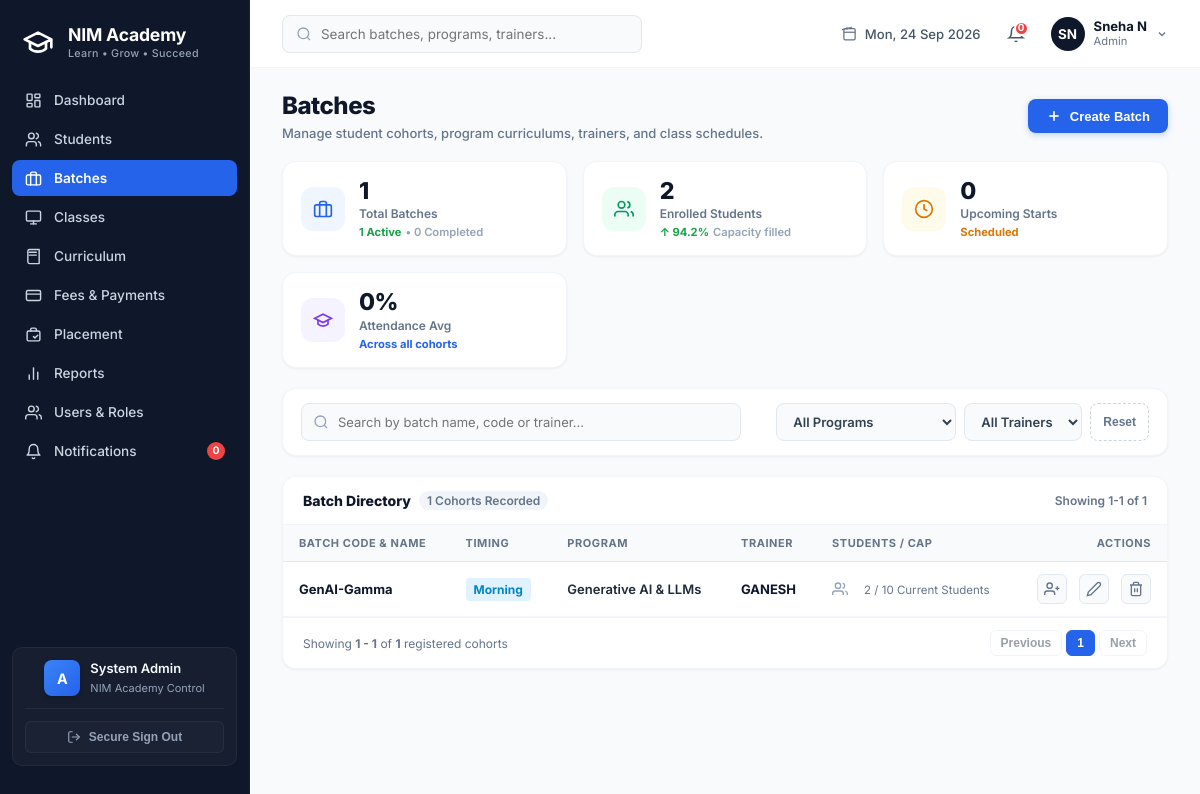
The app's page /batches/ with its own data.
### studentsapp/models.py (models this page shows, shortened)
class Batch(models.Model):
    name = models.CharField(max_length=50)
    course = models.CharField(max_length=100, default='Generative AI & LLMs')
    status = models.CharField(max_length=20, choices=[('Active', 'Active'), ('Upcoming', 'Upcoming'), ('Completed', 'Completed')], default='Active')
    start_date = models.DateField(default=timezone.now)
    trainer = models.ForeignKey('AppUser', on_delete=models.SET_NULL, null=True, blank=True, limit_choices_to={'role': 'Mentor'})
    capacity = models.IntegerField(default=10)
    timing = models.CharField(max_length=20, choices=[('Morning', 'Morning'), ('Afternoon', 'Afternoon'), ('Evening', 'Evening')], default='Morning')
    schedule_days = models.CharField(max_length=50, default='Mon-Fri')
    schedule_time = models.CharField(max_length=50, default='9:00 AM - 1:00 PM')
    start_time = models.TimeField(null=True, blank=True)
    end_time = models.TimeField(null=True, blank=True)
    @property
    def current_students_count(self):
        return self.students.filter(status='Active').count()

class AppUser(models.Model):
    name = models.CharField(max_length=100)
    role = models.CharField(max_length=50)
    email = models.EmailField()
    status = models.CharField(max_length=20, default='Active')
    term_credits = models.CharField(max_length=50, blank=True, null=True, default='Semester 1 / 4 Cr')
    topics_count = models.IntegerField(default=12)
    hands_on_labs = models.IntegerField(default=4)
    compute_env = models.CharField(max_length=100, blank=True, null=True, default='AWS Cloud9')
    username = models.CharField(max_length=50, blank=True, null=True)
    portal_password = models.CharField(max_length=50, blank=True, null=True)

### studentsapp/views.py (the view)
# urls.py: path('batches/', views.batches, name='batches'),
def batches(request):
    query = request.GET.get('q', '')
    status_filter = request.GET.get('status', '')
    course_filter = request.GET.get('course', '')
    trainer_filter = request.GET.get('trainer', '')
    batches_qs = Batch.objects.all().order_by('-start_date')
    if query:
        batches_qs = batches_qs.filter(Q(name__icontains=query) | Q(course__icontains=query) | Q(trainer__name__icontains=query))
    if status_filter:
        batches_qs = batches_qs.filter(status__iexact=status_filter)
    if course_filter:
        batches_qs = batches_qs.filter(course__iexact=course_filter)
    if trainer_filter:
        batches_qs = batches_qs.filter(trainer__id=trainer_filter)
    paginator = Paginator(batches_qs, 5)
    page_number = request.GET.get('page')
    page_obj = paginator.get_page(page_number)
    mentors = AppUser.objects.filter(role='Mentor')
    unassigned_students = Student.objects.filter(batch__isnull=True).exclude(status='Dropped')
    all_batches = Batch.objects.filter(status='Active')
    tot_att = Attendance.objects.count()
    pres_att = Attendance.objects.filter(status='Present').count()
    att_pct_str = f"{int((pres_att / tot_att) * 100)}%" if tot_att > 0 else "0%"
    context = {
        'all_batches': all_batches,
        'unassigned_students': unassigned_students,
        'active_page': 'batches',
        'batches': page_obj,
        'mentors': mentors,
        'kpi': {
            'total': Batch.objects.count(),
            'active': Batch.objects.filter(status='Active').count(),
            'completed': Batch.objects.filter(status='Completed').count(),
            'enrolled': Student.objects.filter(batch__isnull=False).count(),
            'upcoming': Batch.objects.filter(status='Upcoming').count(),
            'attendance': att_pct_str
        },
        'current_q': query,
        'current_status': status_filter,
        'current_course': course_filter,
        'current_trainer': trainer_filter
    }
    return render(request, 'batches.html', context)

### studentsapp/templates/batches.html (shortened to what this page needs)
{% load static %}
<!DOCTYPE html>
<html lang="en">
<head>
  <link rel="stylesheet" href="{% static 'css/sidebar.css' %}">
  <link rel="stylesheet" href="{% static 'css/dashboard.css' %}">
  <link rel="stylesheet" href="{% static 'css/admin.css' %}">
</head>
<body>
<div class="dashboard-wrapper">
  {% include 'sidebar.html' with active_page='batches' %}
  <main class="dashboard-main">
    <header class="main-header">
      <div class="header-search-wrap">
        <span class="search-icon-svg">
        </span>
        <input type="text" class="header-search-input" placeholder="Search batches, programs, trainers...">
      </div>
      <div class="header-right-meta">
        <div class="header-date-display">
          <svg viewBox="0 0 24 24" fill="none" stroke="currentColor" stroke-width="2"><rect width="18" height="18" x="3" y="4" rx="2"/><line x1="16" x1="16" y1="2" y2="6"/><line x1="8" x2="8" y1="2" y2="6"/><line x1="3" x2="21" y1="10" y2="10"/></svg>
          <span>Mon, 24 Sep 2026</span>
        </div>
        <a href="{% url 'notifications' %}" class="header-notif-btn" title="Notifications">
          <span class="header-notif-badge" id="headerNotifBadge">{{ unread_notifications_count|default:0 }}</span>
        </a>
        <div class="header-user-profile" title="Admin Account">
          <div class="user-avatar-circle" style="background-color: #0f172a; color: #ffffff; font-weight: 700;">SN</div>
          <div class="user-text-info">
            <span class="user-name-title">Sneha N</span>
            <span class="user-role-sub">Admin</span>
          </div>
          <span class="user-dropdown-arrow">
            <svg viewBox="0 0 24 24" fill="none" stroke="currentColor" stroke-width="2.5"><polyline points="6 9 12 15 18 9"/></svg>
          </span>
        </div>
      </div>
    </header>
    <div class="admin-workspace">
      <div class="page-title-row">
        <div class="title-text-group">
          <h1 class="main-page-title">Batches</h1>
          <p class="main-page-subtitle">Manage student cohorts, program curriculums, trainers, and class schedules.</p>
        </div>
        <div class="page-actions-group">
          <button class="btn-primary-add" onclick="openAddBatchModal();">
            <svg viewBox="0 0 24 24" fill="none" stroke="currentColor" stroke-width="2.5"><line x1="12" y1="5" x2="12" y2="19"/><line x1="5" y1="12" x2="19" y2="12"/></svg>
            <span>Create Batch</span>
          </button>
        </div>
      </div>
      <div class="kpi-cards-grid">
        <div class="kpi-stat-card">
          <div class="kpi-icon-box kpi-icon-blue">
            <svg viewBox="0 0 24 24" fill="none" stroke="currentColor" stroke-width="2"><rect width="20" height="14" x="2" y="7" rx="2" ry="2"/><path d="M16 21V5a2 2 0 0 0-2-2h-4a2 2 0 0 0-2 2v16"/></svg>
          </div>
          <div class="kpi-details-col">
            <span class="kpi-stat-number">{{ kpi.total }}</span>
            <span class="kpi-stat-label">Total Batches</span>
            <span class="kpi-trend-row"><span class="trend-green">{{ kpi.active }} Active</span> &bull; {{ kpi.completed }} Completed</span>
          </div>
        </div>
        <div class="kpi-stat-card">
          <div class="kpi-icon-box kpi-icon-green">
            <svg viewBox="0 0 24 24" fill="none" stroke="currentColor" stroke-width="2"><path d="M17 21v-2a4 4 0 0 0-4-4H5a4 4 0 0 0-4 4v2"/><circle cx="9" cy="7" r="4"/><path d="M23 21v-2a4 4 0 0 0-3-3.87"/><path d="M16 3.13a4 4 0 0 1 0 7.75"/></svg>
          </div>
          <div class="kpi-details-col">
            <span class="kpi-stat-number">{{ kpi.enrolled }}</span>
            <span class="kpi-stat-label">Enrolled Students</span>
            <span class="kpi-trend-row"><span class="trend-green">↑ 94.2%</span> Capacity filled</span>
          </div>
        </div>
        <div class="kpi-stat-card">
          <div class="kpi-icon-box kpi-icon-amber">
            <svg viewBox="0 0 24 24" fill="none" stroke="currentColor" stroke-width="2"><circle cx="12" cy="12" r="10"/><polyline points="12 6 12 12 16 14"/></svg>
          </div>
          <div class="kpi-details-col">
            <span class="kpi-stat-number">{{ kpi.upcoming }}</span>
            <span class="kpi-stat-label">Upcoming Starts</span>
            <span class="kpi-trend-row"><span class="trend-amber">Scheduled</span></span>
          </div>
        </div>
        <div class="kpi-stat-card">
          <div class="kpi-icon-box kpi-icon-purple">
            <svg viewBox="0 0 24 24" fill="none" stroke="currentColor" stroke-width="2"><path d="m22 10-10-5L2 10l10 5 10-5z"/><path d="M6 12v5c3 3 9 3 12 0v-5"/></svg>
          </div>
          <div class="kpi-details-col">
            <span class="kpi-stat-number">{{ kpi.attendance }}</span>
            <span class="kpi-stat-label">Attendance Avg</span>
            <span class="kpi-trend-row"><span class="trend-blue">Across all cohorts</span></span>
          </div>
        </div>
      </div>
      <div class="filter-controls-card">
        <div class="filter-controls-row">
          <div class="filter-search-box">
            <input type="text" class="filter-search-input" id="batchSearchInput" placeholder="Search by batch name, code or trainer..." value="{{ current_q }}">
          </div>
          <div class="filter-dropdowns-group">
            <select class="filter-select" id="batchCourseFilter">
              <option value="" {% if not current_course %}selected{% endif %}>All Programs</option>
            </select>
            <select class="filter-select" id="batchTrainerFilter">
              <option value="">All Trainers</option>
            </select>
            <button class="btn-filter-reset" onclick="window.location.href='/batches/';">Reset</button>
          </div>
        </div>
      </div>
      <div class="table-card">
        <div class="table-card-header">
          <div class="table-header-title">
            <span>Batch Directory</span>
            <span class="table-records-count">{{ batches.paginator.count|default:"0" }} Cohorts Recorded</span>
          </div>
          <div class="page-actions-group">
            <span style="font-size: 0.75rem; color: #64748b; font-weight: 600;">Showing {{ batches.start_index|default:"0" }}-{{ batches.end_index|default:"0" }} of {{ batches.paginator.count|default:"0" }}</span>
          </div>
        </div>
        <div class="table-scroll-container">
          <table class="admin-data-table">
            <thead>
              <tr>
                <th>Batch Code & Name</th>
                <th>Timing</th>
                <th>Program</th>
                <th>Trainer</th>
                <th>Students / Cap</th>
                <th style="text-align: right;">Actions</th>
              </tr>
            </thead>
            <tbody>
                {% for batch in batches %}
                <tr data-id="{{ batch.id }}" data-timing="{{ batch.timing }}">
                  <td>
                    <div class="entity-info">
                      <span class="entity-name">{{ batch.name }}</span>
                    </div>
                  </td>
                    <td>
                      <span style="background:#e0f2fe; color:#0284c7; padding:4px 8px; border-radius:4px; font-size:0.75rem; font-weight:700;">{{ batch.timing }}</span>
                    </td>
                  <td>
                    <span style="font-weight: 600; color: #1e293b;">{{ batch.course }}</span>
                  </td>
                  <td>
                    <div class="entity-cell">
                      <div class="entity-info">
                        <span class="entity-name">{{ batch.trainer.name|default:"Unassigned" }}</span>
                      </div>
                    </div>
                  </td>
                  <td>
                    <div class="entity-cell">
                      <svg viewBox="0 0 24 24" width="16" height="16" fill="none" stroke="#94a3b8" stroke-width="2" style="margin-right: 6px;"><path d="M17 21v-2a4 4 0 0 0-4-4H5a4 4 0 0 0-4 4v2"/><circle cx="9" cy="7" r="4"/><path d="M23 21v-2a4 4 0 0 0-3-3.87"/><path d="M16 3.13a4 4 0 0 1 0 7.75"/></svg>
                      <span class="entity-sub">{{ batch.current_students_count }} / {{ batch.capacity }} Current Students</span>
                    </div>
                  </td>
                  <td>
                    <div class="table-actions-cell" style="justify-content: flex-end;">
                      <button title="Assign Students" onclick="openAssignStudentsModal(this, {{ batch.id }});" style="background: #f8fafc; border: 1px solid #e2e8f0; border-radius: 6px; padding: 6px; cursor: pointer; color: #64748b; margin-right: 8px; display: inline-flex; align-items: center; justify-content: center; transition: all 0.2s;" onmouseover="this.style.background='#eff6ff'; this.style.color='#3b82f6'; this.style.borderColor='#bfdbfe';" onmouseout="this.style.background='#f8fafc'; this.style.color='#64748b'; this.style.borderColor='#e2e8f0';">
                          <svg viewBox="0 0 24 24" width="16" height="16" fill="none" stroke="currentColor" stroke-width="2"><path d="M16 21v-2a4 4 0 0 0-4-4H5a4 4 0 0 0-4 4v2"/><circle cx="8.5" cy="7" r="4"/><line x1="20" y1="8" x2="20" y2="14"/><line x1="23" y1="11" x2="17" y2="11"/></svg>
                        </button>
                        <button title="Edit Batch" onclick="openEditBatchModal(this, {{ batch.id }}, '{{ batch.start_date|date:'Y-m-d' }}');" style="background: #f8fafc; border: 1px solid #e2e8f0; border-radius: 6px; padding: 6px; cursor: pointer; color: #64748b; margin-right: 8px; display: inline-flex; align-items: center; justify-content: center; transition: all 0.2s;" onmouseover="this.style.background='#ecfdf5'; this.style.color='#10b981'; this.style.borderColor='#a7f3d0';" onmouseout="this.style.background='#f8fafc'; this.style.color='#64748b'; this.style.borderColor='#e2e8f0';">
                        <svg viewBox="0 0 24 24" width="16" height="16" fill="none" stroke="currentColor" stroke-width="2"><path d="M17 3a2.828 2.828 0 1 1 4 4L7.5 20.5 2 22l1.5-5.5L17 3z"/></svg>
                      </button>
                      <button title="Delete Batch" onclick="openDeleteBatchModal(this, {{ batch.id }});" style="background: #f8fafc; border: 1px solid #e2e8f0; border-radius: 6px; padding: 6px; cursor: pointer; color: #64748b; display: inline-flex; align-items: center; justify-content: center; transition: all 0.2s;" onmouseover="this.style.background='#fef2f2'; this.style.color='#ef4444'; this.style.borderColor='#fecaca';" onmouseout="this.style.background='#f8fafc'; this.style.color='#64748b'; this.style.borderColor='#e2e8f0';">
                        <svg viewBox="0 0 24 24" width="16" height="16" fill="none" stroke="currentColor" stroke-width="2"><path d="M3 6h18"/><path d="M19 6v14a2 2 0 0 1-2 2H7a2 2 0 0 1-2-2V6m3 0V4a2 2 0 0 1 2-2h4a2 2 0 0 1 2 2v2"/><line x1="10" y1="11" x2="10" y2="17"/><line x1="14" y1="11" x2="14" y2="17"/></svg>
                      </button>
                    </div>
                  </td>
                </tr>
                {% empty %}
                <tr><td colspan="5" style="text-align: center; padding: 20px; color: #94a3b8;">No batches found.</td></tr>
                {% endfor %}
              </tbody>
          </table>
        </div>
          <div class="pagination-row">
            <div>Showing <strong>{{ batches.start_index|default:"0" }} - {{ batches.end_index|default:"0" }}</strong> of <strong>{{ batches.paginator.count|default:"0" }}</strong> registered cohorts</div>
            <div class="pagination-controls">
              {% if batches.has_previous %}
              <button class="btn-page-nav" onclick="goToPage({{ batches.previous_page_number }})">Previous</button>
              <button class="btn-page-nav" onclick="goToPage(1)">1</button>
              {% else %}
              <button class="btn-page-nav" disabled>Previous</button>
              {% endif %}
              <button class="btn-page-nav active">{{ batches.number }}</button>
              {% if batches.has_next %}
              <button class="btn-page-nav" onclick="goToPage({{ batches.paginator.num_pages }})">{{ batches.paginator.num_pages }}</button>
              <button class="btn-page-nav" onclick="goToPage({{ batches.next_page_number }})">Next</button>
              {% else %}
              <button class="btn-page-nav" disabled>Next</button>
              {% endif %}
            </div>
          </div>
      </div>
    </div>
  </main>
</div>
</body>
</html>

### records on screen
Batch: name "GenAI-Gamma", timing "Morning", course "Generative AI & LLMs", trainer.name "GANESH", current_students_count "2", capacity "10"

### other values on screen
{{ unread_notifications_count|default:0 }} "0"
{{ kpi.total }} "1"
{{ kpi.active }} "1"
{{ kpi.completed }} "0"
{{ kpi.enrolled }} "2"
{{ kpi.upcoming }} "0"
{{ kpi.attendance }} "0%"
{{ batches.paginator.count|default:"0" }} "1"
{{ batches.start_index|default:"0" }} "1"
{{ batches.end_index|default:"0" }} "1"
{{ batches.number }} "1"
